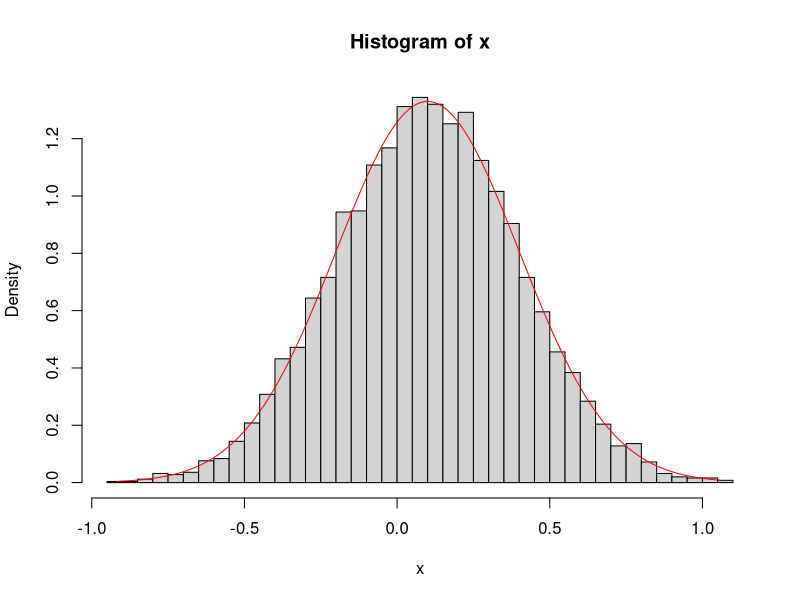
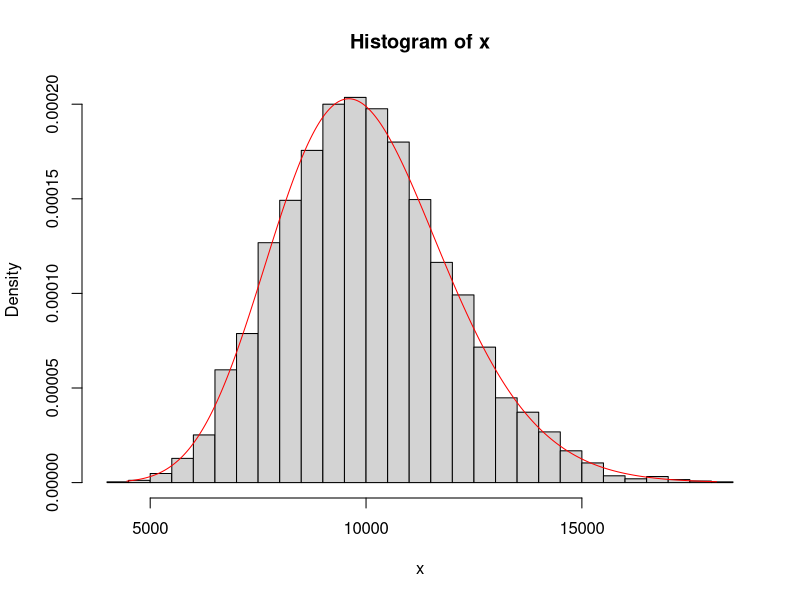

R code for these plots, in order:
## ---- chunk 1
pnorm(0.4, 0.1, 0.3) - pnorm(0.35, 0.1, 0.3)
## ---- chunk 2
pnorm(0, 0.1, 0.3)
## ---- chunk 3
set.seed(1234)
n <- 5000
x <- rnorm(n, 0.1, 0.3)

mean(x) # should be close to 0.1
sd(x) # should be close to 0.3
mean(x <= 0) # should be close to answer from Task 3
## ---- chunk 4
hist(x, breaks = "Scott", freq = FALSE)
curve(dnorm(x, mean = 0.1, sd = 0.3), 
      from = min(x), to = max(x), n = 1000, add = TRUE, col = "red")
## ---- chunk 5
set.seed(1234)
n <- 5000
x <- rgamma(n, 25, rate = 0.0025)
hist(x, breaks = "Scott", freq = FALSE)
curve(dgamma(x, 25, rate = 0.0025), 
      from = min(x), to = max(x), n = 1000, add = TRUE, col = "red")
## ---- chunk 6
mean(x) # should be close to 10000
sd(x) # should be close to 2000
## ---- chunk 7
1 - pgamma(15000, 25, rate = 0.0025)
mean(x > 15000)
